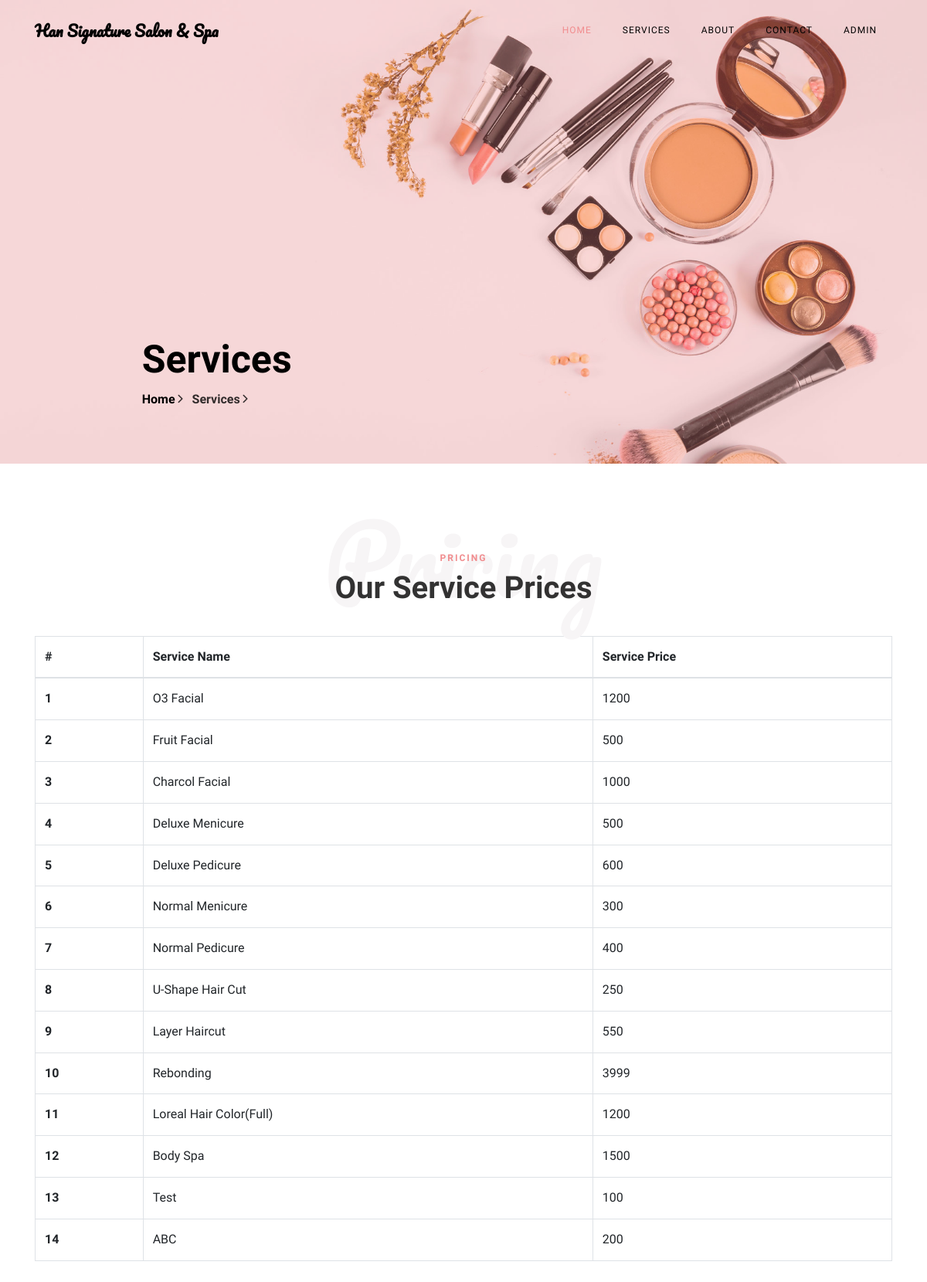
/services.php, run on the app's committed database.
### tables this page shows
CREATE TABLE `tblservices` (
  `ID` int(10) NOT NULL,
  `ServiceName` varchar(200) DEFAULT NULL,
  `Cost` int(10) DEFAULT NULL,
  `CreationDate` timestamp NULL DEFAULT current_timestamp()
);

### services.php (the view, shortened to what this page needs)
<?php
include('includes/dbconnection.php');
  ?>
<!DOCTYPE html>
<html lang="en">
  <head>
    <link rel="stylesheet" href="css/open-iconic-bootstrap.min.css">
    <link rel="stylesheet" href="css/animate.css">
    <link rel="stylesheet" href="css/owl.carousel.min.css">
    <link rel="stylesheet" href="css/owl.theme.default.min.css">
    <link rel="stylesheet" href="css/magnific-popup.css">
    <link rel="stylesheet" href="css/aos.css">
    <link rel="stylesheet" href="css/ionicons.min.css">
    <link rel="stylesheet" href="css/bootstrap-datepicker.css">
    <link rel="stylesheet" href="css/jquery.timepicker.css">
    <link rel="stylesheet" href="css/flaticon.css">
    <link rel="stylesheet" href="css/icomoon.css">
    <link rel="stylesheet" href="css/style.css">
  </head>
  <body>
	  <?php include_once('includes/header.php');?>
    <section class="hero-wrap hero-wrap-2" style="background-image: url('images/bg-2.jpg');" data-stellar-background-ratio="0.5">
      <div class="overlay"></div>
      <div class="container">
        <div class="row no-gutters slider-text js-fullheight align-items-end justify-content-center">
          <div class="col-md-9 ftco-animate pb-5">
            <h2 class="mb-0 bread">Services</h2>
            <p class="breadcrumbs"><span class="mr-2"><a href="index.php">Home <i class="ion-ios-arrow-forward"></i></a></span> <span>Services <i class="ion-ios-arrow-forward"></i></span></p>
          </div>
        </div>
      </div>
    </section>
    <section class="ftco-section ftco-pricing">
			<div class="container">
				<div class="row justify-content-center pb-3">
          <div class="col-md-10 heading-section text-center ftco-animate">
          	<h1 class="big">Pricing</h1>
          	<span class="subheading">Pricing</span>
            <h2 class="mb-4">Our Service Prices</h2>
          </div>
        </div>
            <table class="table table-bordered"> <thead> <tr> <th>#</th> <th>Service Name</th> <th>Service Price</th> </tr> </thead> <tbody>
<?php
$ret=mysqli_query($con,"select *from  tblservices");
$cnt=1;
while ($row=mysqli_fetch_array($ret)) {
?>
             <tr> <th scope="row"><?php echo $cnt;?></th> <td><?php  echo $row['ServiceName'];?></td> <td><?php  echo $row['Cost'];?></td> </tr>   <?php
$cnt=$cnt+1;
}?></tbody> </table>
			</div>
		</section>
  </body>
</html>

### data on the page
tblservices: ServiceName "O3 Facial", Cost "1200"
tblservices: ServiceName "Fruit Facial", Cost "500"
tblservices: ServiceName "Charcol Facial", Cost "1000"
tblservices: ServiceName "Deluxe Menicure", Cost "500"
tblservices: ServiceName "Deluxe Pedicure", Cost "600"
tblservices: ServiceName "Normal Menicure", Cost "300"
tblservices: ServiceName "Normal Pedicure", Cost "400"
tblservices: ServiceName "U-Shape Hair Cut", Cost "250"
tblservices: ServiceName "Layer Haircut", Cost "550"
tblservices: ServiceName "Rebonding", Cost "3999"
tblservices: ServiceName "Loreal Hair Color(Full)", Cost "1200"
tblservices: ServiceName "Body Spa", Cost "1500"
tblservices: ServiceName "Test", Cost "100"
tblservices: ServiceName "ABC", Cost "200"
